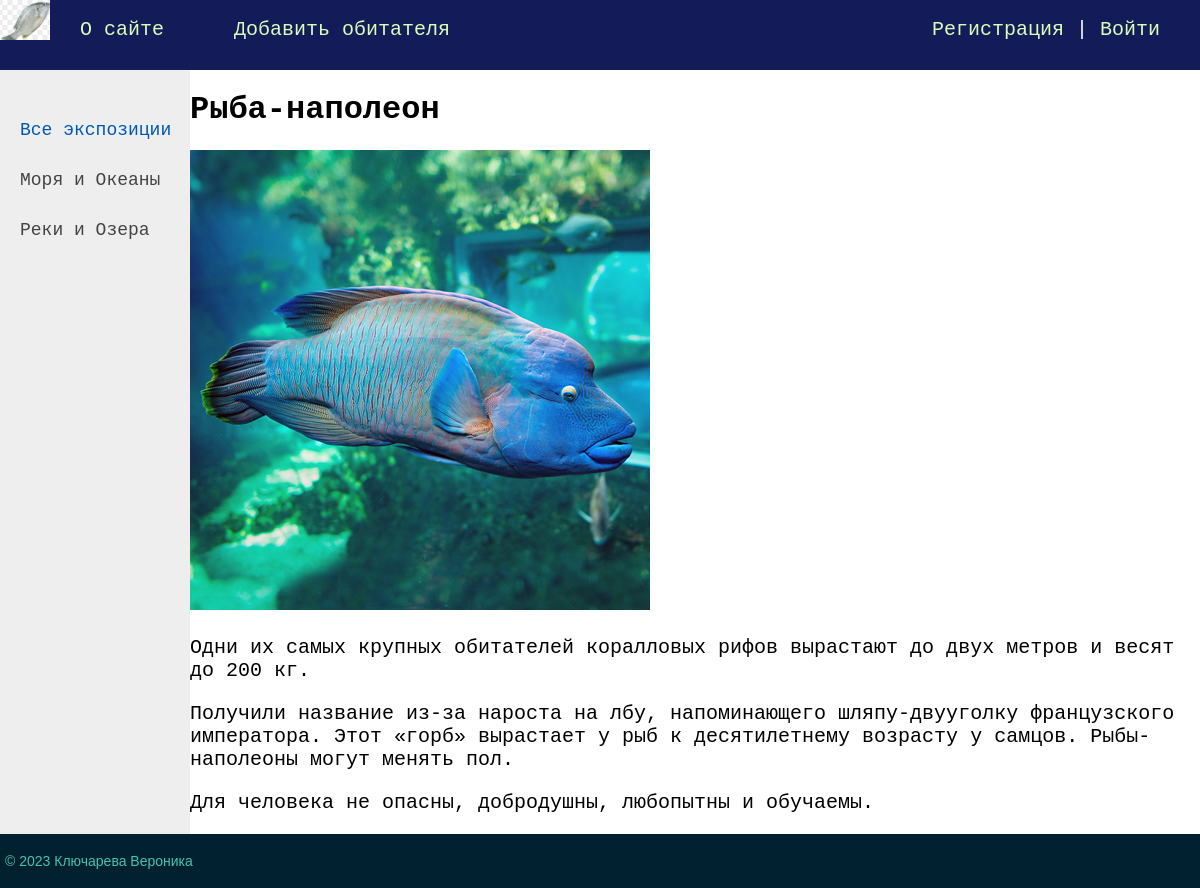
/post/ryba-napoleon/, run on the app's committed database.
### website/models.py (models this page shows, shortened)
class Category(models.Model):
    name = models.CharField(max_length=100, db_index=True, verbose_name="Экспозиция")
    slug = models.SlugField(max_length=255, unique=True, db_index=True, verbose_name="URL")
    def get_absolute_url(self):
        return reverse('category', kwargs={'cat_slug': self.slug})
    class Meta:
        verbose_name = 'Экспозиция'
        verbose_name_plural = 'Экспозиции'
        ordering = ['id']

class Fish(models.Model):
    title = models.CharField(max_length=255, verbose_name="Заголовок")
    slug = models.SlugField(max_length=255, unique=True, db_index=True, verbose_name="URL")
    content = models.TextField(blank=True, verbose_name="Текст статьи")
    photo = models.ImageField(upload_to="photos/%Y/%m/%d/", verbose_name="Фото")
    time_create = models.DateTimeField(auto_now_add=True, verbose_name="Время создания")
    time_update = models.DateTimeField(auto_now=True, verbose_name="Время изменения")
    is_published = models.BooleanField(default=True, verbose_name="Публикация")
    cat = models.ForeignKey('Category', on_delete=models.PROTECT, verbose_name="Экспозиция")
    def __str__(self):
        return self.title
    class Meta:
        verbose_name = 'Жители океанариума'
        verbose_name_plural = 'Жители океанариума'
        ordering = ['id']

### website/views.py (the view)
# urls.py: path('post/<slug:post_slug>/', ShowPost.as_view(), name='post'),
class ShowPost(DataMixin, DetailView):
    model = Fish
    template_name = 'fish/post.html'
    slug_url_kwarg = 'post_slug'
    context_object_name = 'post'
    def get_context_data(self, *, object_list=None, **kwargs):
        context = super().get_context_data(**kwargs)
        c_def = self.get_user_context(title=context['post'])
        return dict(list(context.items()) + list(c_def.items()))

### website/utils.py (called while the page is built)
    def get_user_context(self, **kwargs):
        context = kwargs
        cats = Category.objects.annotate(Count('fish'))
        user_menu = menu.copy()
        if not self.request.user.is_authenticated:
            user_menu.pop(1)
        context['menu'] = user_menu
        context['cats'] = cats
        if 'cat_selected' not in context:
            context['cat_selected'] = 0
        return context

### website/templates/fish/post.html
{% extends 'fish/base.html' %}
{% block content %}
<h1>{{post.title}}</h1>
{% if post.photo %}
<p><img class="img-main" src="{{post.photo.url}}"></p>
{% endif %}
{{post.content|linebreaks}}
{% endblock %}

### website/templates/fish/base.html (shortened to what this page needs)
{% load static %}
<!DOCTYPE html>
<html>
<head>
	<link type="text/css" href="{% static 'fish/css/styles1.css' %}" rel="stylesheet" />
</head>
<body>
<table class="table-page" border=0 cellpadding="0" cellspacing="0">
<tr><td valign=top>
{% block mainmenu %}
		<div class="header">
			<ul id="mainmenu" class="mainmenu">
			<li class="logo"><a href="{% url 'home' %}"><div class="logo"></div></a></li>
{% for m in menu %}
			<li><a href="{% url m.url_name %}">{{m.title}}</a></li>
{% endfor %}
				{% if request.user.is_authenticated %}
				<li class="last"> {{user.username}} | <a href="{% url 'logout' %}">Выйти</a></li>
				{% else %}
				<li class="last"><a href="{% url 'register' %}">Регистрация</a> | <a href="{% url 'login' %}">Войти</a></li>
				{% endif %}
			</ul>
		</div>
{% endblock mainmenu %}
<table class="table-content" border=0 cellpadding="0" cellspacing="0">
<tr>
	<td valign="top" class="left-chapters">
	<ul id="leftchapters">
{% if cat_selected == 0 %}
		<li class="selected">Все экспозиции</li>
{% else %}
		<li><a href="{% url 'home' %}">Все экспозиции</a></li>
{% endif %}
{% for c in cats %}
{% if c.fish__count > 0 %}
	{% if c.pk == cat_selected %}
		<li class="selected">{{c.name}}</li>
	{% else %}
		<li><a href="{{ c.get_absolute_url }}">{{c.name}}</a></li>
	{% endif %}
{% endif %}
{% endfor %}
	</ul>
</td>
<td valign="top" class="content">
	<div class="content-text">
{% block content %}
{% endblock %}
	</div>
</td></tr></table>
</td></tr>
<tr><td valign=top>
	<div id="footer">
		<p>&copy; 2023 Ключарева Вероника</p>
	</div>
</td></tr></table>
</body>
</html>

### website/static/fish/css/styles1.css (style rules this page uses)
html, body { font-family: 'Courier New'; margin: 0; padding: 0; height: 100%; width: 100%; color: #444; }
a { color: #0059b2; text-decoration: none; }
img { max-width: 600px; height: auto; }
.table-page { width: 100%; height: 100%; vertical-align: top; }
.table-page tr { height: 100%; }
.header { background: #131c58; height: 70px; }
.logo { background: url('../images/logo.jpg'); width: 50px; height: 50px; background-repeat: no-repeat; background-size: cover; background-position: center; }
ul.mainmenu { list-style: none; margin: 0; padding: 0; height: 40px; color: #fcfcfc; font-size: 20px; overflow: hidden; }
ul.mainmenu li { float: left; margin: 18px 40px 0 30px; }
ul.mainmenu li.logo { margin: 0; }
ul.mainmenu li.last { float: right; }
ul.mainmenu li a { color: #DAFDBA; text-decoration: none; }
.table-content { width: 100%; min-height: 100%; height: 100%; }
.left-chapters { margin: 0; background: #eee; min-height: 100%; }
.left-chapters ul { width: 160px; min-height: 100%; margin: 0; padding: 20px 10px 10px 20px; list-style: none; font-size: 18px; }
.left-chapters ul li { margin: 30px 0 0 0; color: #999; }
.left-chapters ul li.selected { color: #0059b2; }
.left-chapters ul li a { color: #444; text-decoration: none; }
.content { background: #eee padding: 40px 20px 20px 40px; width: 100%; box-sizing: border-box; }
.content-text { background: #eee margin: 60px 0 0 30px; color: #000; font-size: 20px; font-family: Courier New; }
.content-text h1 { font-size: 32px; }
#footer { box-sizing: border-box; background: #012030; padding: 5px; color: #45C4B0; font-size: 14px; font-family: Verdana, Geneva, Arial, Helvetica; text-align: left; overflow: hidden; }

### data on the page
Category: name "Моря и Океаны"
Category: name "Реки и Озера"
Fish: title "Рыба-наполеон", photo (picture), content "Одни их самых крупных обитателей коралловых рифов вырастают до двух метров и весят до 200 кг. Получили название из-за нароста на лбу, напоминающего шляпу-двууголку французского императора. Этот «горб» вырастает у рыб к десятилетнему возрасту у самцов. Рыбы-наполеоны могут менять пол. Для человека не опасны, добродушны, любопытны и обучаемы."

### other printed values
{{ m.title }} "О сайте" "Добавить обитателя"
